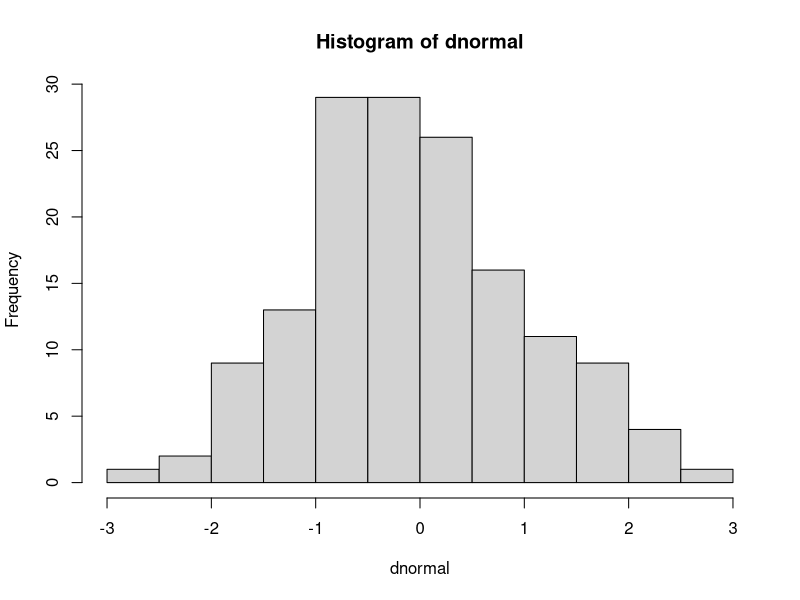
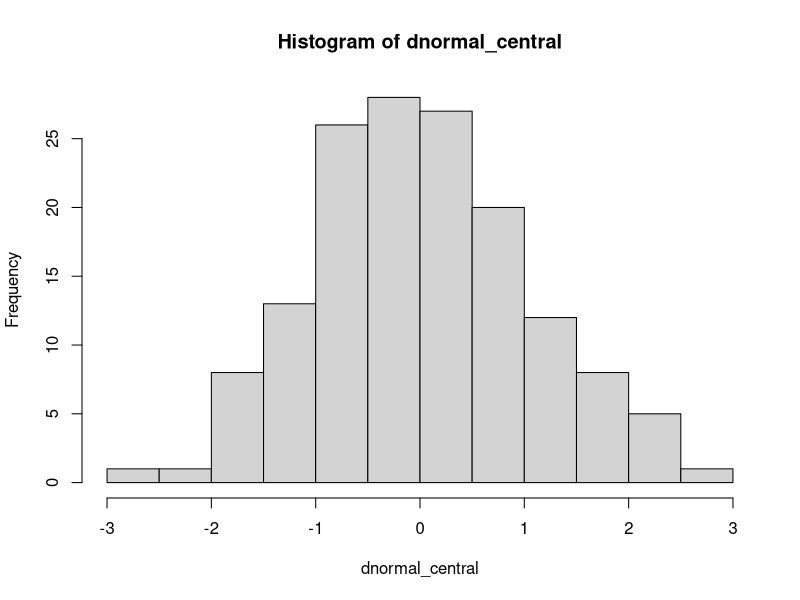

These charts were generated, in order, by the following R code:
# Atividades

# Criando um dataframe

nome <- c("Leticia", "Daniel", "Danillo", "Mariana")

idade <- c(23, 22, 25, 21)

cidade <- c("Paulista", "Recife", "Recife", "Jaboatão")

curso <- c("Ciência Política", "Direito", "Relações Internacionais", "Ciência Política")

instituicao <- c("UFPE", "Católica", "Estácio", "UFPE")

perfil_alunos <- data.frame(nome, idade, cidade, curso, instituicao)
str(perfil_alunos)
head(perfil_alunos)

# Criando variáveis

dnormal <- rnorm(150)
dnormal

dbinomial <- rbinom(150, 1, 0.3)
dbinomial

index <- seq(1, length(dbinomial))
index

# Amostragem e Bootstrapping

bootstrappingnormal50 <- replicate(50, sample(dnormal, 10, replace = TRUE))
bootstrappingnormal50

bootstrappingnormal75 <- replicate(75, sample(dnormal, 10, replace = TRUE))
bootstrappingnormal75

bootstrappingnormal100 <- replicate(100, sample(dnormal, 10, replace = TRUE))
bootstrappingnormal100


# Calculando com o R

hist(dnormal)

dnormal_central <- dnormal - mean(dnormal)
hist(dnormal_central)


# Indexação

dnormal[35]
dnormal[dnormal > 2 & dnormal < 3]

# Controle e repetição

perfil_alunos$codificacao <- ifelse(perfil_alunos$instituicao == "UFPE", 0, 1)
head(perfil_alunos)


# Criando funções

    # função para saudar quem entrou na UFPE recentemente

novato <- function(nro) {
  if (nro == 1) {
    cat("Bem-Vinda(o)\n")
  }
}

novato(1)

    


